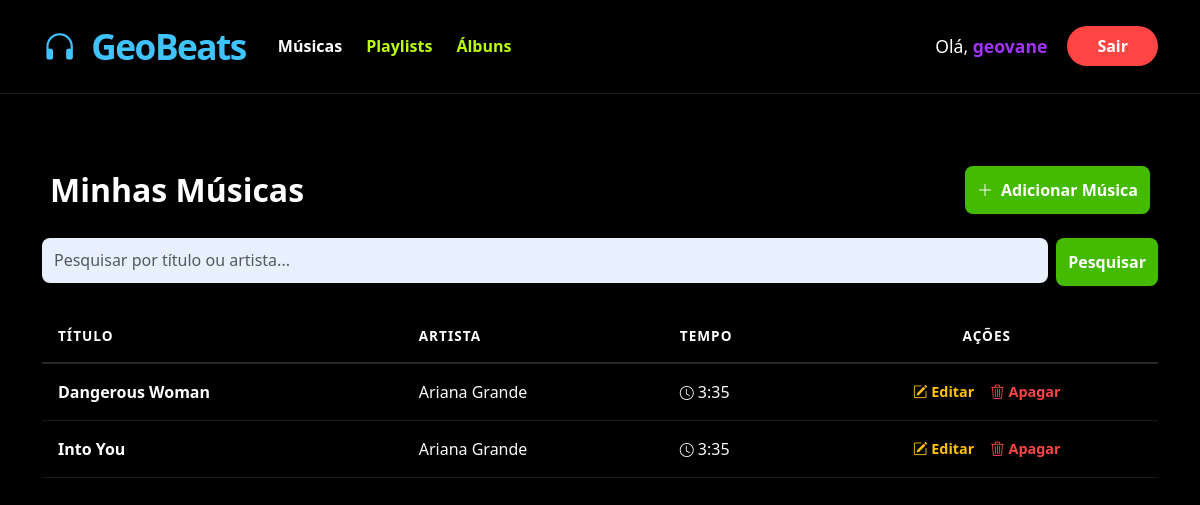
Before: /music/list/ (signed in) with the older database file.
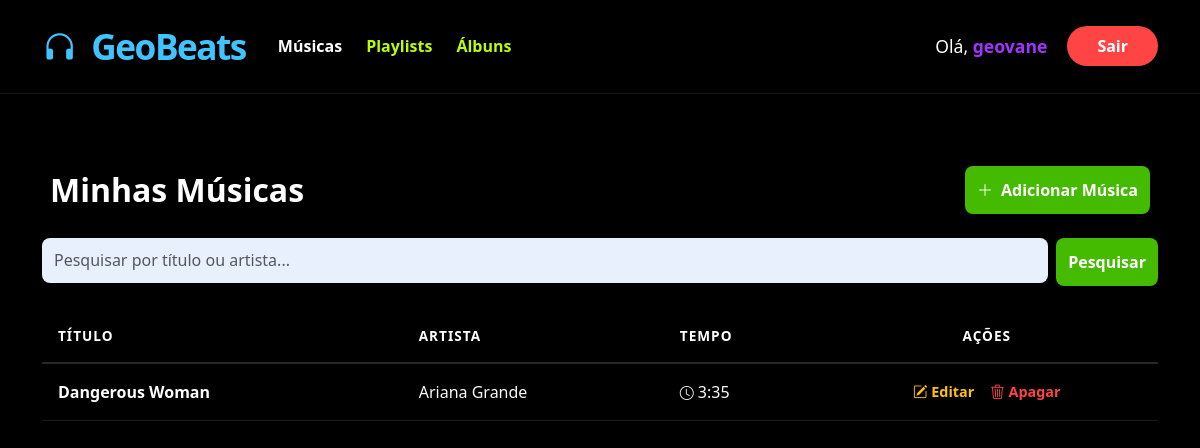
After: the same page with the newer database file.
### music/models.py (models this page shows, shortened)
class Music(models.Model):
    titulo = models.CharField(max_length=200)
    artista = models.CharField(max_length=200)
    tempo = models.CharField(max_length=10)
    categoria = models.ForeignKey(Categoria, on_delete=models.CASCADE, null=True, blank=True)
    usuario = models.ForeignKey(User, on_delete=models.CASCADE, null=True, blank=True)
    album = models.ForeignKey('Album', on_delete=models.SET_NULL, null=True, blank=True, related_name='musicas')

### music/views.py (the view)
# urls.py: path('list/', views.music_list, name='music_list'),
@login_required
def music_list(request):
    musicas = Music.objects.filter(usuario=request.user)
    busca = request.GET.get('busca')
    if busca:
        musicas = musicas.filter(
            Q(titulo__icontains=busca) | Q(artista__icontains=busca)
        )
    return render(request, 'music/music_list.html', {'musicas': musicas})

### music/templates/music/music_list.html (shortened to what this page needs)
{% extends 'music/base.html' %}
{% block content %}
<div class="mb-5">
    <div class="d-flex justify-content-between align-items-center py-4 px-2">
        <h2 class="m-0 text-white fw-bold" style="font-size: 2rem;">Minhas Músicas</h2>
        <a href="{% url 'music_add' %}" class="btn btn-success rounded-pill px-4 fw-bold shadow-sm">
            <i class="bi bi-plus-lg me-2"></i>Adicionar Música
        </a>
    </div>
    <div class="mb-4">
        <form method="GET" class="d-flex gap-2">
            <div class="flex-grow-1">
                <input class="form-control" type="search" name="busca"
                       placeholder="Pesquisar por título ou artista..." value="{{ request.GET.busca }}"
                       style="background-color: #e8f0fe !important; border: none; color: #000; height: 45px; border-radius: 10px;">
            </div>
            <button class="btn btn-success px-4 fw-bold" type="submit" style="border-radius: 10px;">
                Pesquisar
            </button>
        </form>
    </div>
    <div class="table-responsive">
        <table class="table table-hover align-middle" style="background-color: transparent !important; border-color: #282828;">
            <thead>
                <tr style="border-bottom: 2px solid #282828;">
                    <th class="ps-3 py-3 border-0 text-white text-uppercase" style="font-size: 0.85rem; letter-spacing: 1px;">Título</th>
                    <th class="py-3 border-0 text-white text-uppercase" style="font-size: 0.85rem; letter-spacing: 1px;">Artista</th>
                    <th class="py-3 border-0 text-white text-uppercase" style="font-size: 0.85rem; letter-spacing: 1px;">Tempo</th>
                    <th class="text-center py-3 border-0 text-white text-uppercase" style="font-size: 0.85rem; letter-spacing: 1px;">Ações</th>
                </tr>
            </thead>
            <tbody class="border-0">
                {% for musica in musicas %}
                <tr class="music-row" style="border-bottom: 1px solid #1a1a1a;">
                    <td class="ps-3 py-3">
                        <span class="text-white fw-bold">{{ musica.titulo }}</span>
                    </td>
                    <td style="color: #faf8f8;">{{ musica.artista }}</td>
                    <td style="color: #faf8f8;">
                        <i class="bi bi-clock me-1 small"></i>{{ musica.tempo }}
                    </td>
                    <td class="text-center py-3">
                        <div class="d-flex justify-content-center gap-3">
                            <a href="{% url 'music_update' musica.id %}" class="action-link edit-link">
                                <i class="bi bi-pencil-square"></i> Editar
                            </a>
                            <a href="{% url 'music_delete' musica.id %}" class="action-link delete-link">
                                <i class="bi bi-trash3"></i> Apagar
                            </a>
                        </div>
                    </td>
                </tr>
                {% empty %}
                <tr>
                    <td colspan="4" class="text-center py-5 text-white">
                        Nenhuma música encontrada.
                    </td>
                </tr>
                {% endfor %}
            </tbody>
        </table>
    </div>
</div>
{% endblock %}

### music/templates/music/base.html (shortened to what this page needs)
{% load static %}
<!DOCTYPE html>
<html lang="pt-pt">
<head>
    <link href="https://cdn.jsdelivr.net/npm/bootstrap@5.3.0/dist/css/bootstrap.min.css" rel="stylesheet">
    <link rel="stylesheet" href="https://cdn.jsdelivr.net/npm/bootstrap-icons@1.11.1/font/bootstrap-icons.css">
</head>
<body>
<nav class="navbar">
    <div class="container d-flex justify-content-between align-items-center">
        <div class="d-flex align-items-center">
            <a class="navbar-brand me-4" href="{% url 'music_list' %}">
                <i class="bi bi-headphones me-2"></i> GeoBeats
            </a>
            {% if user.is_authenticated and request.resolver_match.url_name == 'music_list' or request.resolver_match.url_name == 'playlist_list' or request.resolver_match.url_name == 'album_list' %}
            <div class="d-flex gap-4 ms-2">
                <a href="{% url 'music_list' %}" class="nav-main-link {% if request.resolver_match.url_name == 'music_list' %}active{% endif %}">Músicas</a>
                <a href="{% url 'playlist_list' %}" class="nav-main-link {% if request.resolver_match.url_name == 'playlist_list' %}active{% endif %}">Playlists</a>
                <a href="{% url 'album_list' %}" class="nav-main-link {% if request.resolver_match.url_name == 'album_list' %}active{% endif %}">Álbuns</a>
            </div>
            {% endif %}
        </div>
        <div class="d-flex align-items-center">
            {% if user.is_authenticated %}
                {% if request.resolver_match.url_name == 'music_list' or request.resolver_match.url_name == 'playlist_list' or request.resolver_match.url_name == 'album_list' %}
                <span class="user-greeting">
                    Olá, <span class="username-purple">{{ user.username }}</span>
                </span>
                {% endif %}
                <form action="{% url 'logout' %}" method="post" class="m-0">
                    <button type="submit" class="btn-nav-red">Sair</button>
                </form>
            {% else %}
                {% if request.resolver_match.url_name == 'login' %}
                    <a class="btn-nav-white" href="{% url 'register' %}">Criar Conta</a>
                {% else %}
                    <a class="btn-nav-white" href="{% url 'login' %}">Entrar</a>
                {% endif %}
            {% endif %}
        </div>
    </div>
</nav>
<div class="container mt-5">
    {% block content %}{% endblock %}
</div>
</body>
</html>

### music/templates/music/base.html (style rules this page uses)
body { background-color: #000000 !important; color: #ffffff !important; font-family: 'Segoe UI', Roboto, sans-serif; min-height: 100vh; margin: 0; }
.navbar { background-color: #000000 !important; border-bottom: 1px solid #1a1a1a; padding: 15px 0; }
.navbar-brand { color: #40c4ff !important; font-size: 2.2rem !important; font-weight: 800 !important; letter-spacing: -1.5px; text-decoration: none; }
.nav-main-link { color: #bbfd05 !important; text-decoration: none; font-weight: 700; font-size: 1rem; transition: 0.3s; }
.nav-main-link.active { color: #ffffff !important; cursor: default; text-decoration: none; }
.user-greeting { color: #ffffff !important; font-weight: 500; margin-right: 20px; font-size: 1.1rem; }
.username-purple { color: #a333ff !important; font-weight: 700; }
.btn-nav-red { background-color: #ff4444 !important; color: #ffffff !important; border-radius: 25px !important; font-weight: bold; padding: 8px 30px !important; border: none; cursor: pointer; transition: 0.3s; }
input.form-control { background-color: #e8f0fe !important; border: none !important; color: #000 !important; border-radius: 8px !important; padding: 12px !important; }
.btn-success { background-color: #44bb00 !important; border: none !important; border-radius: 8px !important; font-weight: bold !important; padding: 12px !important; }

### music/templates/music/music_list.html (style rules this page uses)
.table { --bs-table-bg: transparent !important; color: #ffffff !important; }
.action-link { text-decoration: none; font-weight: 600; font-size: 0.9rem; }
.edit-link { color: #ffc107 !important; }
.delete-link { color: #ff4444 !important; }

Changed rows visible on the page:
removed Music: titulo "Into You", artista "Ariana Grande", tempo "3:35"
